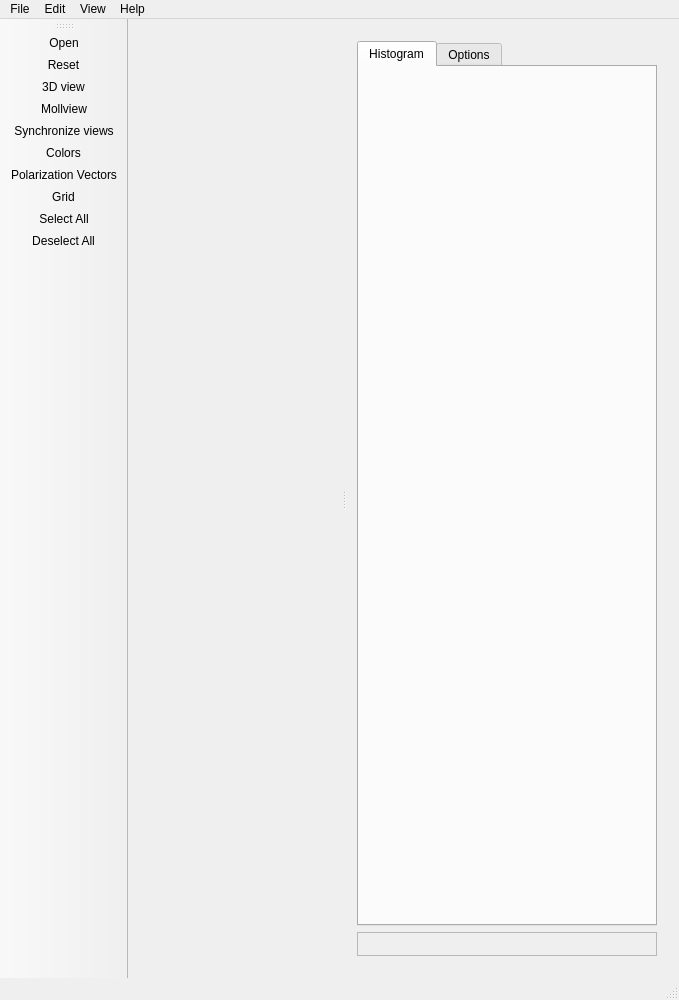
<?xml version="1.0" encoding="UTF-8"?>
<ui version="4.0">
 <class>MainWindow</class>
 <widget class="QMainWindow" name="MainWindow">
  <property name="geometry">
   <rect>
    <x>0</x>
    <y>0</y>
    <width>679</width>
    <height>1000</height>
   </rect>
  </property>
  <property name="sizePolicy">
   <sizepolicy hsizetype="Preferred" vsizetype="Preferred">
    <horstretch>2</horstretch>
    <verstretch>0</verstretch>
   </sizepolicy>
  </property>
  <property name="minimumSize">
   <size>
    <width>0</width>
    <height>0</height>
   </size>
  </property>
  <property name="windowTitle">
   <string>Healpix Viewer</string>
  </property>
  <property name="windowIcon">
   <iconset resource="icons.qrc">
    <normaloff>:/3dview.gif</normaloff>:/3dview.gif</iconset>
  </property>
  <widget class="QWidget" name="centralWidget">
   <property name="sizePolicy">
    <sizepolicy hsizetype="Expanding" vsizetype="Expanding">
     <horstretch>0</horstretch>
     <verstretch>0</verstretch>
    </sizepolicy>
   </property>
   <property name="styleSheet">
    <string notr="true"/>
   </property>
   <layout class="QHBoxLayout" name="horizontalLayout">
    <item>
     <widget class="QSplitter" name="splitter">
      <property name="orientation">
       <enum>Qt::Horizontal</enum>
      </property>
      <widget class="WorkSpace" name="workspace" native="true">
       <property name="sizePolicy">
        <sizepolicy hsizetype="Expanding" vsizetype="Expanding">
         <horstretch>4</horstretch>
         <verstretch>0</verstretch>
        </sizepolicy>
       </property>
      </widget>
      <widget class="QWidget" name="layoutWidget">
       <layout class="QVBoxLayout" name="verticalLayout_2">
        <item>
         <widget class="QTabWidget" name="tabWidget">
          <property name="sizePolicy">
           <sizepolicy hsizetype="Expanding" vsizetype="Expanding">
            <horstretch>0</horstretch>
            <verstretch>4</verstretch>
           </sizepolicy>
          </property>
          <property name="minimumSize">
           <size>
            <width>300</width>
            <height>316</height>
           </size>
          </property>
          <property name="maximumSize">
           <size>
            <width>300</width>
            <height>16777215</height>
           </size>
          </property>
          <property name="currentIndex">
           <number>0</number>
          </property>
          <widget class="QWidget" name="histogramTab">
           <property name="sizePolicy">
            <sizepolicy hsizetype="Expanding" vsizetype="Expanding">
             <horstretch>0</horstretch>
             <verstretch>0</verstretch>
            </sizepolicy>
           </property>
           <attribute name="title">
            <string>Histogram</string>
           </attribute>
           <widget class="HistogramWidget" name="histogramControl" native="true">
            <property name="enabled">
             <bool>true</bool>
            </property>
            <property name="geometry">
             <rect>
              <x>9</x>
              <y>9</y>
              <width>278</width>
              <height>884</height>
             </rect>
            </property>
            <property name="sizePolicy">
             <sizepolicy hsizetype="Expanding" vsizetype="Expanding">
              <horstretch>0</horstretch>
              <verstretch>0</verstretch>
             </sizepolicy>
            </property>
            <property name="styleSheet">
             <string notr="true"/>
            </property>
           </widget>
          </widget>
          <widget class="QWidget" name="optionstab">
           <property name="sizePolicy">
            <sizepolicy hsizetype="Expanding" vsizetype="Expanding">
             <horstretch>0</horstretch>
             <verstretch>0</verstretch>
            </sizepolicy>
           </property>
           <attribute name="title">
            <string>Options</string>
           </attribute>
           <widget class="MapOptions" name="mapOptions" native="true">
            <property name="geometry">
             <rect>
              <x>10</x>
              <y>10</y>
              <width>280</width>
              <height>391</height>
             </rect>
            </property>
            <property name="sizePolicy">
             <sizepolicy hsizetype="Expanding" vsizetype="Expanding">
              <horstretch>0</horstretch>
              <verstretch>0</verstretch>
             </sizepolicy>
            </property>
            <property name="minimumSize">
             <size>
              <width>280</width>
              <height>0</height>
             </size>
            </property>
           </widget>
          </widget>
         </widget>
        </item>
        <item>
         <widget class="QFrame" name="frame">
          <property name="sizePolicy">
           <sizepolicy hsizetype="Expanding" vsizetype="Expanding">
            <horstretch>0</horstretch>
            <verstretch>0</verstretch>
           </sizepolicy>
          </property>
          <property name="minimumSize">
           <size>
            <width>300</width>
            <height>0</height>
           </size>
          </property>
          <property name="maximumSize">
           <size>
            <width>300</width>
            <height>16777215</height>
           </size>
          </property>
          <property name="frameShape">
           <enum>QFrame::StyledPanel</enum>
          </property>
          <property name="frameShadow">
           <enum>QFrame::Raised</enum>
          </property>
          <layout class="QVBoxLayout" name="verticalLayout_3">
           <item>
            <widget class="ViewportManager" name="viewportManager" native="true">
             <property name="sizePolicy">
              <sizepolicy hsizetype="Expanding" vsizetype="Expanding">
               <horstretch>0</horstretch>
               <verstretch>0</verstretch>
              </sizepolicy>
             </property>
            </widget>
           </item>
          </layout>
         </widget>
        </item>
       </layout>
      </widget>
     </widget>
    </item>
   </layout>
  </widget>
  <widget class="QMenuBar" name="menuBar">
   <property name="geometry">
    <rect>
     <x>0</x>
     <y>0</y>
     <width>679</width>
     <height>26</height>
    </rect>
   </property>
   <widget class="QMenu" name="menuFile">
    <property name="title">
     <string>File</string>
    </property>
    <addaction name="actionExit"/>
   </widget>
   <widget class="QMenu" name="menuEdit">
    <property name="title">
     <string>Edit</string>
    </property>
   </widget>
   <widget class="QMenu" name="menuView">
    <property name="title">
     <string>View</string>
    </property>
   </widget>
   <widget class="QMenu" name="menuAbout">
    <property name="title">
     <string>Help</string>
    </property>
    <addaction name="actionAbout"/>
   </widget>
   <addaction name="menuFile"/>
   <addaction name="menuEdit"/>
   <addaction name="menuView"/>
   <addaction name="menuAbout"/>
  </widget>
  <widget class="QStatusBar" name="statusBar"/>
  <widget class="QToolBar" name="toolBar">
   <property name="sizePolicy">
    <sizepolicy hsizetype="Fixed" vsizetype="Preferred">
     <horstretch>0</horstretch>
     <verstretch>0</verstretch>
    </sizepolicy>
   </property>
   <property name="minimumSize">
    <size>
     <width>40</width>
     <height>300</height>
    </size>
   </property>
   <property name="windowTitle">
    <string>ToolBar</string>
   </property>
   <property name="autoFillBackground">
    <bool>false</bool>
   </property>
   <attribute name="toolBarArea">
    <enum>LeftToolBarArea</enum>
   </attribute>
   <attribute name="toolBarBreak">
    <bool>false</bool>
   </attribute>
   <addaction name="actionOpen"/>
   <addaction name="actionReset"/>
   <addaction name="action3Dview"/>
   <addaction name="actionMollview"/>
   <addaction name="actionSynchronize"/>
   <addaction name="actionColors"/>
   <addaction name="actionPolarizationVectors"/>
   <addaction name="actionShowGrid"/>
   <addaction name="actionSelectAll"/>
   <addaction name="actionDeselectAll"/>
  </widget>
  <action name="actionAbout">
   <property name="text">
    <string>About</string>
   </property>
   <property name="toolTip">
    <string>About</string>
   </property>
  </action>
  <action name="actionExit">
   <property name="text">
    <string>Exit</string>
   </property>
   <property name="toolTip">
    <string>Exit</string>
   </property>
  </action>
  <action name="actionOpen">
   <property name="icon">
    <iconset resource="icons.qrc">
     <normaloff>:/open.gif</normaloff>:/open.gif</iconset>
   </property>
   <property name="text">
    <string>Open</string>
   </property>
   <property name="toolTip">
    <string>Open Map</string>
   </property>
  </action>
  <action name="actionReset">
   <property name="icon">
    <iconset resource="icons.qrc">
     <normaloff>:/reset.gif</normaloff>:/reset.gif</iconset>
   </property>
   <property name="text">
    <string>Reset</string>
   </property>
   <property name="toolTip">
    <string>&amp;Reset Views</string>
   </property>
  </action>
  <action name="action3Dview">
   <property name="icon">
    <iconset resource="icons.qrc">
     <normaloff>:/3dview.gif</normaloff>:/3dview.gif</iconset>
   </property>
   <property name="text">
    <string>3D view</string>
   </property>
   <property name="toolTip">
    <string>Switch to 3D</string>
   </property>
  </action>
  <action name="actionMollview">
   <property name="icon">
    <iconset resource="icons.qrc">
     <normaloff>:/mollview.gif</normaloff>:/mollview.gif</iconset>
   </property>
   <property name="text">
    <string>Mollview</string>
   </property>
   <property name="toolTip">
    <string>Switch to Mollview</string>
   </property>
  </action>
  <action name="actionSynchronize">
   <property name="checkable">
    <bool>true</bool>
   </property>
   <property name="icon">
    <iconset resource="icons.qrc">
     <normaloff>:/sync.gif</normaloff>:/sync.gif</iconset>
   </property>
   <property name="text">
    <string>Synchronize views</string>
   </property>
   <property name="toolTip">
    <string>Synchronize views</string>
   </property>
  </action>
  <action name="actionColors">
   <property name="icon">
    <iconset resource="icons.qrc">
     <normaloff>:/colormap.gif</normaloff>:/colormap.gif</iconset>
   </property>
   <property name="text">
    <string>Colors</string>
   </property>
   <property name="toolTip">
    <string>Show Options</string>
   </property>
  </action>
  <action name="actionExtract">
   <property name="icon">
    <iconset resource="icons.qrc">
     <normaloff>:/extract.gif</normaloff>:/extract.gif</iconset>
   </property>
   <property name="text">
    <string>Extract</string>
   </property>
   <property name="toolTip">
    <string>Extract ROI</string>
   </property>
  </action>
  <action name="actionSelectAll">
   <property name="icon">
    <iconset resource="icons.qrc">
     <normaloff>:/select-all.gif</normaloff>:/select-all.gif</iconset>
   </property>
   <property name="text">
    <string>Select All</string>
   </property>
   <property name="toolTip">
    <string>Select All Viewports</string>
   </property>
  </action>
  <action name="actionDeselectAll">
   <property name="icon">
    <iconset resource="icons.qrc">
     <normaloff>:/deselect-all.gif</normaloff>:/deselect-all.gif</iconset>
   </property>
   <property name="text">
    <string>Deselect All</string>
   </property>
   <property name="toolTip">
    <string>Deselect All</string>
   </property>
  </action>
  <action name="actionPolarizationVectors">
   <property name="checkable">
    <bool>true</bool>
   </property>
   <property name="icon">
    <iconset resource="icons.qrc">
     <normaloff>:/pol-vectors.gif</normaloff>:/pol-vectors.gif</iconset>
   </property>
   <property name="text">
    <string>Polarization Vectors</string>
   </property>
   <property name="toolTip">
    <string>Show/Hide Polarization Vectors</string>
   </property>
  </action>
  <action name="actionShowGrid">
   <property name="checkable">
    <bool>true</bool>
   </property>
   <property name="icon">
    <iconset resource="icons.qrc">
     <normaloff>:/grid.gif</normaloff>:/grid.gif</iconset>
   </property>
   <property name="text">
    <string>Grid</string>
   </property>
   <property name="toolTip">
    <string>Show Grid</string>
   </property>
  </action>
 </widget>
 <layoutdefault spacing="6" margin="11"/>
 <customwidgets>
  <customwidget>
   <class>HistogramWidget</class>
   <extends>QWidget</extends>
   <header>histogramwidget.h</header>
   <container>1</container>
  </customwidget>
  <customwidget>
   <class>ViewportManager</class>
   <extends>QWidget</extends>
   <header>viewportmanager.h</header>
   <container>1</container>
  </customwidget>
  <customwidget>
   <class>MapOptions</class>
   <extends>QWidget</extends>
   <header>mapoptions.h</header>
   <container>1</container>
  </customwidget>
  <customwidget>
   <class>WorkSpace</class>
   <extends>QWidget</extends>
   <header>workspace.h</header>
   <container>1</container>
  </customwidget>
 </customwidgets>
 <resources>
  <include location="icons.qrc"/>
 </resources>
 <connections/>
</ui>
